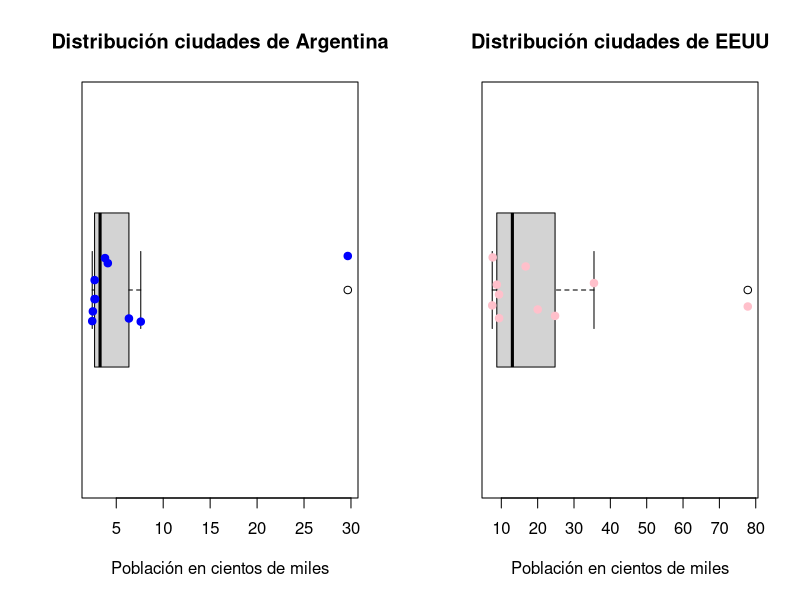
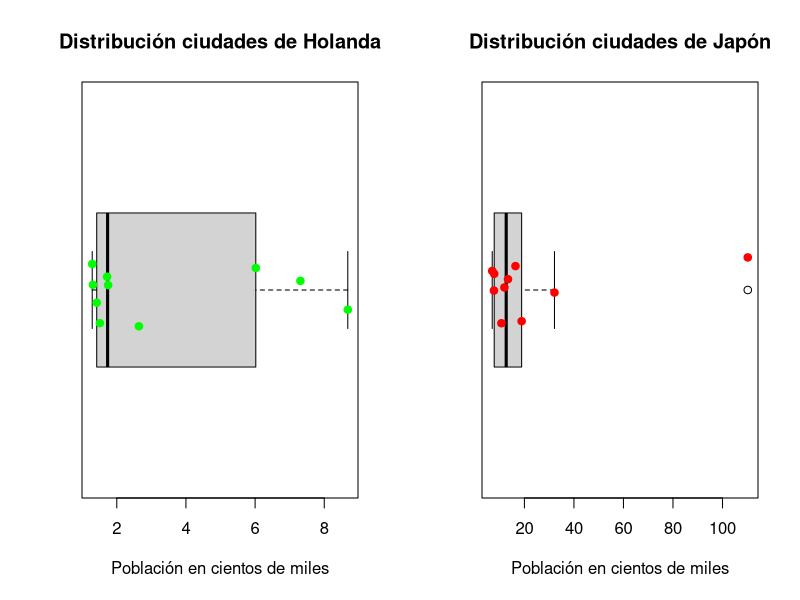

The R script that drew these images, in order:
## ---- chunk 1
par(mfrow = c(1,2))
Argentina <- c(29.66, 7.61, 6.35, 4.10, 3.80, 2.75, 2.70, 2.69, 2.51, 2.44)
EEUU <- c(77.81, 35.50, 24.79, 20.02, 16.70, 9.39, 9.38,8.76, 7.63, 7.50)
Holanda <- c(8.68, 7.31, 6.02, 2.64, 1.75, 1.72, 1.51, 1.42, 1.31, 1.29)
Japon <- c(110.21, 32.14, 18.88, 16.38, 13.37, 11.92, 10.71, 7.80, 7.70, 7.00)
par(mfrow = c(1,1))
## ---- chunk 2
par(mfrow = c(1,2))
boxplot(Argentina, horizontal = TRUE, main="Distribución ciudades de Argentina", xlab = "Población en cientos de miles")
stripchart(Argentina, method = "jitter", pch = 19, add = TRUE, col = "BLUE")
boxplot(EEUU, horizontal = TRUE, main="Distribución ciudades de EEUU", xlab = "Población en cientos de miles")
stripchart(EEUU, method = "jitter", pch = 19, add = TRUE, col = "PINK")
par(mfrow = c(1,1))
## ---- chunk 3
par(mfrow = c(1,2))
boxplot(Holanda, horizontal = TRUE, main="Distribución ciudades de Holanda", xlab = "Población en cientos de miles")
stripchart(Holanda, method = "jitter", pch = 19, add = TRUE, col = "GREEN")
boxplot(Japon, horizontal = TRUE, main="Distribución ciudades de Japón", xlab = "Población en cientos de miles")
stripchart(Japon, method = "jitter", pch = 19, add = TRUE, col = "RED")
par(mfrow = c(1,1))
## ---- chunk 4
quantile(Argentina)
## ---- chunk 5
quantile(EEUU)
## ---- chunk 6
quantile(Holanda)
## ---- chunk 7
quantile(Japon)
## ---- chunk 8
lambda= 180 * 0.98
ppois(180, lambda = lambda, lower.tail = TRUE)
## ---- chunk 9
media <- 400
ds <- 5
result <- pnorm(415,media,ds,lower.tail = FALSE)
print(paste(result*100,'%'))
